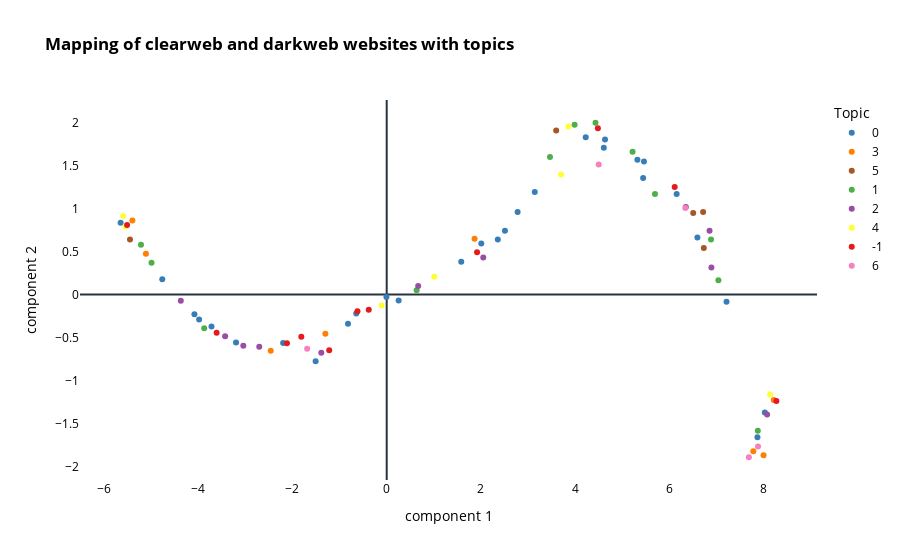

Notebook code cell kept with this figure:
### Code cell
# Create a new column for marker size based on the chosen IDs
results['Topic'] = topics
results['Topic'] = results['Topic'].apply(lambda x: str(x))

# Get unique topics
unique_topics = sorted(set(topics))

# Define color map with specific colors for unique topics
color_map = {str(topic): px.colors.qualitative.Set1[i % len(px.colors.qualitative.Set1)] for i, topic in enumerate(unique_topics)}

#Plot the scatter plot using Plotly Express with topic colors and marker symbols
fig2 = px.scatter(results, x='x', y='y', color="Topic", 
                 color_discrete_map=color_map, 
                 title='<b>Mapping of clearweb and darkweb websites with topics</b>',
                 hover_data=['id', 'Topic'])

# Customize the layout
fig2.update_layout(
    plot_bgcolor='white',
    paper_bgcolor='white',
    font=dict(color='black'),  # Set text color to black
    xaxis=dict(title_text='component 1', color='black', showgrid=False),  # Set X axis label and color
    yaxis=dict(title_text='component 2', color='black', showgrid=False),  # Set Y axis label and color
)

# Show the plot
fig2.show()
fig2.write_html('../results/graphs/with_root/scatterplot_topics5.html')

### Figure 1 — Plotly figure (JSON) as saved in the notebook; plotly's stock layout.template omitted (floating-point values rounded to 4 significant figures)
{"data": [{"customdata": [["35", "0"], ["64", "0"], ["23", "0"], ["14", "0"], ["63", "0"], ["85", "0"], ["58", "0"], ["19", "0"], ["17", "0"], ["78", "0"], ["11", "0"], ["55", "0"], ["59", "0"], ["4", "0"], ["41", "0"], ["47", "0"], ["27", "0"], ["37", "0"], ["71", "0"], ["62", "0"], ["46", "0"], ["45", "0"], ["49", "0"], ["31", "0"], ["13", "0"], ["48", "0"], ["67", "0"], ["33", "0"], ["83", "0"]], "hovertemplate": "Topic=%{customdata[1]}<br>x=%{x}<br>y=%{y}<br>id=%{customdata[0]}<extra></extra>", "legendgroup": "0", "marker": {"color": "rgb(55,126,184)", "symbol": "circle"}, "mode": "markers", "name": "0", "orientation": "v", "showlegend": true, "x": [-0.006216, 5.443, -2.199, -3.982, 5.461, 7.869, 4.608, -3.198, -3.719, 7.213, -4.764, 4.224, 4.634, -5.648, 1.582, 2.51, -1.508, 0.2532, 6.595, 5.321, 2.358, 2.007, 3.143, -0.8217, -4.081, 2.778, 6.154, -0.6463, 8.026], "xaxis": "x", "y": [-0.02908, 1.353, -0.5651, -0.2917, 1.545, -1.661, 1.706, -0.5583, -0.3718, -0.08389, 0.1776, 1.828, 1.802, 0.8332, 0.3789, 0.7416, -0.7763, -0.07114, 0.6623, 1.565, 0.6372, 0.5928, 1.19, -0.3396, -0.2304, 0.9591, 1.167, -0.2228, -1.372], "yaxis": "y", "type": "scatter"}, {"customdata": [["87", "3"], ["30", "3"], ["6", "3"], ["88", "3"], ["43", "3"], ["9", "3"], ["81", "3"], ["22", "3"]], "hovertemplate": "Topic=%{customdata[1]}<br>x=%{x}<br>y=%{y}<br>id=%{customdata[0]}<extra></extra>", "legendgroup": "3", "marker": {"color": "rgb(255,127,0)", "symbol": "circle"}, "mode": "markers", "name": "3", "orientation": "v", "showlegend": true, "x": [7.781, -1.302, -5.398, 7.998, 1.864, -5.111, 8.216, -2.462], "xaxis": "x", "y": [-1.823, -0.4575, 0.8609, -1.871, 0.6459, 0.4727, -1.229, -0.6553], "yaxis": "y", "type": "scatter"}, {"customdata": [["74", "5"], ["52", "5"], ["75", "5"], ["70", "5"], ["5", "5"]], "hovertemplate": "Topic=%{customdata[1]}<br>x=%{x}<br>y=%{y}<br>id=%{customdata[0]}<extra></extra>", "legendgroup": "5", "marker": {"color": "rgb(166,86,40)", "symbol": "circle"}, "mode": "markers", "name": "5", "orientation": "v", "showlegend": true, "x": [6.73, 3.597, 6.715, 6.505, -5.449], "xaxis": "x", "y": [0.539, 1.905, 0.9597, 0.9468, 0.6399], "yaxis": "y", "type": "scatter"}, {"customdata": [["65", "1"], ["73", "1"], ["84", "1"], ["54", "1"], ["56", "1"], ["61", "1"], ["77", "1"], ["39", "1"], ["10", "1"], ["51", "1"], ["8", "1"], ["15", "1"]], "hovertemplate": "Topic=%{customdata[1]}<br>x=%{x}<br>y=%{y}<br>id=%{customdata[0]}<extra></extra>", "legendgroup": "1", "marker": {"color": "rgb(77,175,74)", "symbol": "circle"}, "mode": "markers", "name": "1", "orientation": "v", "showlegend": true, "x": [5.694, 6.884, 7.877, 3.988, 4.431, 5.219, 7.04, 0.6352, -4.992, 3.465, -5.215, -3.874], "xaxis": "x", "y": [1.168, 0.6384, -1.586, 1.973, 1.996, 1.658, 0.165, 0.04969, 0.3693, 1.597, 0.5783, -0.3945], "yaxis": "y", "type": "scatter"}, {"customdata": [["42", "2"], ["12", "2"], ["21", "2"], ["18", "2"], ["72", "2"], ["69", "2"], ["20", "2"], ["82", "2"], ["38", "2"], ["76", "2"], ["28", "2"]], "hovertemplate": "Topic=%{customdata[1]}<br>x=%{x}<br>y=%{y}<br>id=%{customdata[0]}<extra></extra>", "legendgroup": "2", "marker": {"color": "rgb(152,78,163)", "symbol": "circle"}, "mode": "markers", "name": "2", "orientation": "v", "showlegend": true, "x": [2.049, -4.371, -2.705, -3.43, 6.852, 6.349, -3.044, 8.074, 0.6677, 6.892, -1.388], "xaxis": "x", "y": [0.4298, -0.07308, -0.6088, -0.4855, 0.7398, 1.016, -0.5966, -1.396, 0.09866, 0.3131, -0.678], "yaxis": "y", "type": "scatter"}, {"customdata": [["79", "4"], ["3", "4"], ["2", "4"], ["36", "4"], ["50", "4"], ["53", "4"], ["40", "4"]], "hovertemplate": "Topic=%{customdata[1]}<br>x=%{x}<br>y=%{y}<br>id=%{customdata[0]}<extra></extra>", "legendgroup": "4", "marker": {"color": "rgb(255,255,51)", "symbol": "circle"}, "mode": "markers", "name": "4", "orientation": "v", "showlegend": true, "x": [8.138, -5.546, -5.594, -0.1083, 3.7, 3.859, 1.009], "xaxis": "x", "y": [-1.164, 0.7892, 0.9131, -0.1278, 1.394, 1.952, 0.2043], "yaxis": "y", "type": "scatter"}, {"customdata": [["34", "-1"], ["1", "-1"], ["32", "-1"], ["24", "-1"], ["57", "-1"], ["29", "-1"], ["16", "-1"], ["25", "-1"], ["66", "-1"], ["80", "-1"], ["44", "-1"]], "hovertemplate": "Topic=%{customdata[1]}<br>x=%{x}<br>y=%{y}<br>id=%{customdata[0]}<extra></extra>", "legendgroup": "-1", "marker": {"color": "rgb(228,26,28)", "symbol": "circle"}, "mode": "markers", "name": "-1", "orientation": "v", "showlegend": true, "x": [-0.3809, -5.511, -0.6209, -2.118, 4.482, -1.22, -3.61, -1.812, 6.112, 8.271, 1.918], "xaxis": "x", "y": [-0.178, 0.8075, -0.1961, -0.5678, 1.933, -0.6487, -0.4461, -0.491, 1.248, -1.24, 0.4893], "yaxis": "y", "type": "scatter"}, {"customdata": [["89", "6"], ["60", "6"], ["26", "6"], ["68", "6"], ["86", "6"]], "hovertemplate": "Topic=%{customdata[1]}<br>x=%{x}<br>y=%{y}<br>id=%{customdata[0]}<extra></extra>", "legendgroup": "6", "marker": {"color": "rgb(247,129,191)", "symbol": "circle"}, "mode": "markers", "name": "6", "orientation": "v", "showlegend": true, "x": [7.881, 4.5, -1.689, 6.339, 7.687], "xaxis": "x", "y": [-1.769, 1.512, -0.6329, 1.004, -1.893], "yaxis": "y", "type": "scatter"}], "layout": {"xaxis": {"anchor": "y", "domain": [0.0, 1.0], "title": {"text": "component 1"}, "color": "black", "showgrid": false}, "yaxis": {"anchor": "x", "domain": [0.0, 1.0], "title": {"text": "component 2"}, "color": "black", "showgrid": false}, "legend": {"title": {"text": "Topic"}, "tracegroupgap": 0}, "title": {"text": "<b>Mapping of clearweb and darkweb websites with topics</b>"}, "font": {"color": "black"}, "plot_bgcolor": "white", "paper_bgcolor": "white"}}
